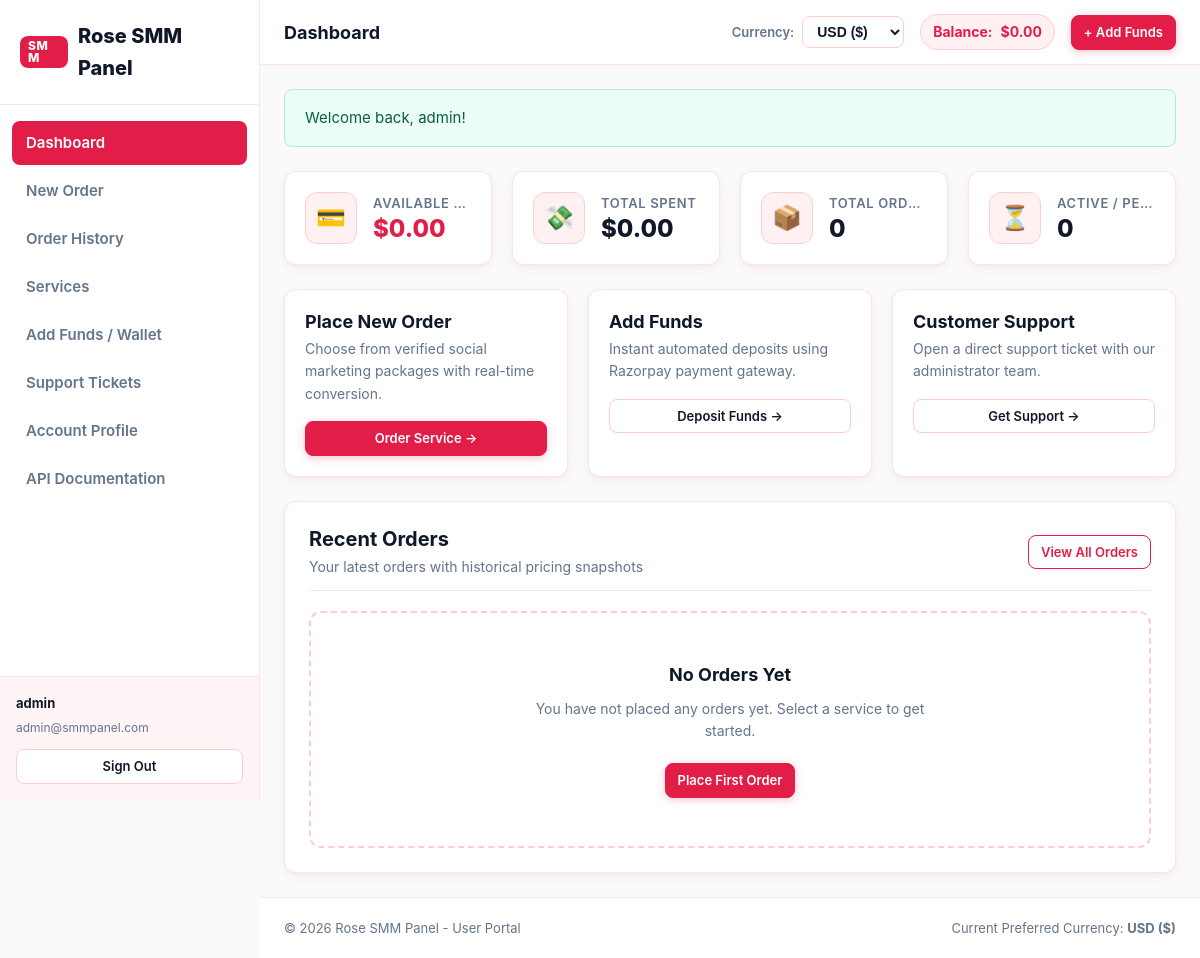
The app's page /dashboard (signed in) with its own data.
### tables this page shows
CREATE TABLE `users` (
  `id` INT AUTO_INCREMENT PRIMARY KEY,
  `username` VARCHAR(64) NOT NULL UNIQUE,
  `email` VARCHAR(191) NOT NULL UNIQUE,
  `password` VARCHAR(255) NOT NULL,
  `role` ENUM('user', 'admin') NOT NULL DEFAULT 'user',
  `balance` DECIMAL(15, 4) NOT NULL DEFAULT 0.0000,
  `currency_code` VARCHAR(10) NOT NULL DEFAULT 'USD',
  `api_key` VARCHAR(64) UNIQUE NULL,
  `status` ENUM('active', 'suspended', 'pending') NOT NULL DEFAULT 'active',
  `reset_token` VARCHAR(64) NULL,
  `reset_expires` DATETIME NULL,
  `created_at` TIMESTAMP NOT NULL DEFAULT CURRENT_TIMESTAMP,
  `updated_at` TIMESTAMP NOT NULL DEFAULT CURRENT_TIMESTAMP ON UPDATE CURRENT_TIMESTAMP,
  INDEX `idx_users_role` (`role`),
  INDEX `idx_users_status` (`status`)
);

CREATE TABLE `currencies` (
  `id` INT AUTO_INCREMENT PRIMARY KEY,
  `code` VARCHAR(10) NOT NULL UNIQUE,
  `name` VARCHAR(64) NOT NULL,
  `symbol` VARCHAR(10) NOT NULL,
  `rate` DECIMAL(15, 6) NOT NULL DEFAULT 1.000000,
  `is_default` TINYINT(1) NOT NULL DEFAULT 0,
  `status` ENUM('active', 'inactive') NOT NULL DEFAULT 'active',
  `updated_at` TIMESTAMP NOT NULL DEFAULT CURRENT_TIMESTAMP ON UPDATE CURRENT_TIMESTAMP
);

### includes/functions.php (called while the page is built, shortened)
<?php
require_once __DIR__ . '/../db.php';
function e(?string $string): string {
    return htmlspecialchars($string ?? '', ENT_QUOTES, 'UTF-8');
}
function get_setting(string $key, ?string $default = null): ?string {
    static $settingsCache = null;
    if ($settingsCache === null) {
        $rows = DB::fetchAll("SELECT setting_key, setting_value FROM settings");
        $settingsCache = [];
        foreach ($rows as $row) {
            $settingsCache[$row['setting_key']] = $row['setting_value'];
        }
    }
    return $settingsCache[$key] ?? $default;
}
function flash_get(): ?array {
    if (isset($_SESSION['flash'])) {
        $flash = $_SESSION['flash'];
        return $flash;
    }
    return null;
}

### db.php (called while the page is built, shortened)
<?php
class DB {
    private static ?PDO $instance = null;
    public static function getConnection(): PDO {
        if (self::$instance === null) {
            $dsn = sprintf(
                'mysql:host=%s;port=%s;dbname=%s;charset=utf8mb4',
                DB_HOST,
                DB_PORT,
                DB_NAME
            );
            $options = [
                PDO::ATTR_ERRMODE            => PDO::ERRMODE_EXCEPTION,
                PDO::ATTR_DEFAULT_FETCH_MODE => PDO::FETCH_ASSOC,
                PDO::ATTR_EMULATE_PREPARES   => false,
                PDO::MYSQL_ATTR_INIT_COMMAND => "SET NAMES utf8mb4 COLLATE utf8mb4_unicode_ci"
            ];
            try {
                self::$instance = new PDO($dsn, DB_USER, DB_PASS, $options);
            } catch (PDOException $e) {
                error_log("Database Connection Error: " . $e->getMessage());
                http_response_code(500);
                die("<div style='font-family:system-ui;padding:40px;max-width:500px;margin:50px auto;border-radius:12px;background:#fff;border:1px solid #fecdd3;color:#9f1239;'>
                    <h2 style='margin-top:0;'>Database Connection Required</h2>
                    <p>Unable to connect to the MySQL database. Please verify your database configuration in <code>config.php</code> or <code>.env</code>.</p>
                </div>");
            }
        }
        return self::$instance;
    }
    public static function query(string $sql, array $params = []): PDOStatement {
        $stmt = self::getConnection()->prepare($sql);
        $stmt->execute($params);
        return $stmt;
    }
    public static function fetch(string $sql, array $params = []): ?array {
        $stmt = self::query($sql, $params);
        $result = $stmt->fetch();
        return $result ?: null;
    }
    public static function fetchAll(string $sql, array $params = []): array {
        $stmt = self::query($sql, $params);
        return $stmt->fetchAll();
    }
}

### includes/auth.php (called while the page is built, shortened)
<?php
require_once __DIR__ . '/../db.php';
require_once __DIR__ . '/functions.php';
class Auth {
    private static ?array $currentUser = null;
    public static function check(): bool {
        return !empty($_SESSION['user_id']);
    }
    public static function user(): ?array {
        if (self::$currentUser === null) {
            $user = DB::fetch(
                "SELECT u.*, c.symbol as currency_symbol, c.rate as currency_rate, c.name as currency_name
                 FROM users u
                 LEFT JOIN currencies c ON u.currency_code = c.code
                 WHERE u.id = ? LIMIT 1",
                [$_SESSION['user_id']]
            );
            if ($user && $user['status'] === 'active') {
                self::$currentUser = $user;
            } else {
                self::logout();
                return null;
            }
        }
        return self::$currentUser;
    }
}

### includes/currency.php (called while the page is built, shortened)
<?php
require_once __DIR__ . '/../db.php';
class Currency {
    private static ?array $currencyCache = null;
    public static function getAllActive(): array {
        if (self::$currencyCache === null) {
            self::$currencyCache = DB::fetchAll("SELECT * FROM currencies WHERE status = 'active' ORDER BY is_default DESC, code ASC");
        }
        return self::$currencyCache;
    }
    public static function get(string $code): ?array {
        $currencies = self::getAllActive();
        foreach ($currencies as $c) {
            if ($c['code'] === $code) {
                return $c;
            }
        }
        return DB::fetch("SELECT * FROM currencies WHERE code = ? LIMIT 1", [$code]);
    }
    public static function getUserCurrency(?array $user = null): array {
        if ($user && !empty($user['currency_code'])) {
            $curr = self::get($user['currency_code']);
            if ($curr) {
                return $curr;
            }
        }
        $default = DB::fetch("SELECT * FROM currencies WHERE is_default = 1 AND status = 'active' LIMIT 1");
        return $default ?: self::getBaseCurrency();
    }
    public static function format(float $amountUsd, ?array $currency = null, int $decimals = 2): string {
        $rate = (float)($currency['rate'] ?? 1.0);
        $symbol = $currency['symbol'] ?? '$';
        $converted = round($amountUsd * $rate, 4);
        return $symbol . number_format($converted, $decimals);
    }
}

### themes/classic/views/user/dashboard.php (the view, shortened to what this page needs)
<?php
$pageTitle = 'Dashboard';
$currentPage = 'dashboard';
require __DIR__ . '/header.php';
$userId = (int)$user['id'];
$statTotal = (int)(DB::fetch("SELECT COUNT(*) as cnt FROM orders WHERE user_id = ?", [$userId])['cnt'] ?? 0);
$statPending = (int)(DB::fetch("SELECT COUNT(*) as cnt FROM orders WHERE user_id = ? AND status IN ('pending', 'processing', 'in_progress')", [$userId])['cnt'] ?? 0);
$statSpentUsd = (float)(DB::fetch("SELECT SUM(charge) as total FROM orders WHERE user_id = ? AND status != 'canceled'", [$userId])['total'] ?? 0.0);
$recentOrders = DB::fetchAll(
    "SELECT o.*, s.name as service_name
     FROM orders o
     JOIN services s ON o.service_id = s.id
     WHERE o.user_id = ?
     ORDER BY o.id DESC LIMIT 5",
    [$userId]
);
?>
<div class="grid grid-cols-4" style="margin-bottom: 1.5rem;" id="user_stats_grid">
  <div class="stat-card" id="stat_balance">
    <div class="stat-icon">&#128179;</div>
    <div class="stat-info">
      <div class="stat-label">Available Balance</div>
      <div class="stat-value" style="color: var(--primary-rose);">
        <?= Currency::format((float)$user['balance'], $userCurrency) ?>
      </div>
    </div>
  </div>
  <div class="stat-card" id="stat_spent">
    <div class="stat-icon">&#128184;</div>
    <div class="stat-info">
      <div class="stat-label">Total Spent</div>
      <div class="stat-value">
        <?= Currency::format($statSpentUsd, $userCurrency) ?>
      </div>
    </div>
  </div>
  <div class="stat-card" id="stat_orders">
    <div class="stat-icon">&#128230;</div>
    <div class="stat-info">
      <div class="stat-label">Total Orders</div>
      <div class="stat-value"><?= number_format($statTotal) ?></div>
    </div>
  </div>
  <div class="stat-card" id="stat_active">
    <div class="stat-icon">&#9203;</div>
    <div class="stat-info">
      <div class="stat-label">Active / Pending</div>
      <div class="stat-value"><?= number_format($statPending) ?></div>
    </div>
  </div>
</div>
<div class="grid grid-cols-3" style="margin-bottom: 1.5rem;" id="user_shortcuts_grid">
  <div class="card" style="padding: 1.25rem;">
    <h3 style="font-size: 1.125rem; margin-bottom: 0.25rem;">Place New Order</h3>
    <p style="font-size: 0.875rem; color: var(--text-muted); margin-bottom: 1rem;">Choose from verified social marketing packages with real-time conversion.</p>
    <a href="/new-order" class="btn btn-primary btn-sm">Order Service &rarr;</a>
  </div>
  <div class="card" style="padding: 1.25rem;">
    <h3 style="font-size: 1.125rem; margin-bottom: 0.25rem;">Add Funds</h3>
    <p style="font-size: 0.875rem; color: var(--text-muted); margin-bottom: 1rem;">Instant automated deposits using Razorpay payment gateway.</p>
    <a href="/add-funds" class="btn btn-secondary btn-sm">Deposit Funds &rarr;</a>
  </div>
  <div class="card" style="padding: 1.25rem;">
    <h3 style="font-size: 1.125rem; margin-bottom: 0.25rem;">Customer Support</h3>
    <p style="font-size: 0.875rem; color: var(--text-muted); margin-bottom: 1rem;">Open a direct support ticket with our administrator team.</p>
    <a href="/tickets" class="btn btn-secondary btn-sm">Get Support &rarr;</a>
  </div>
</div>
<div class="card" id="recent_orders_card">
  <div class="card-header">
    <div>
      <h3 class="card-title">Recent Orders</h3>
      <p class="card-subtitle">Your latest orders with historical pricing snapshots</p>
    </div>
    <a href="/orders" class="btn btn-outline-rose btn-sm" id="view_all_orders_btn">View All Orders</a>
  </div>
  <?php if (empty($recentOrders)): ?>
    <div class="empty-state" id="empty_recent_orders">
      <div class="empty-title">No Orders Yet</div>
      <p class="empty-desc">You have not placed any orders yet. Select a service to get started.</p>
      <a href="/new-order" class="btn btn-primary btn-sm">Place First Order</a>
    </div>
  <?php endif; ?>
</div>
<?php require __DIR__ . '/footer.php'; ?>

### themes/classic/views/user/header.php (shortened to what this page needs)
<?php
require_once __DIR__ . '/../../../../includes/auth.php';
require_once __DIR__ . '/../../../../includes/currency.php';
$user = Auth::user();
$userCurrency = Currency::getUserCurrency($user);
$activeCurrencies = Currency::getAllActive();
$currentPage = $currentPage ?? 'dashboard';
?>
<!DOCTYPE html>
<html lang="en">
<head>
  <link rel="stylesheet" href="/themes/classic/assets/css/style.css">
</head>
<body>
<div class="panel-wrapper">
  <?php require __DIR__ . '/sidebar.php'; ?>
  <div class="panel-main">
    <header class="panel-topbar" id="user_topbar">
      <div style="display: flex; align-items: center; gap: 0.75rem;">
        <h2 style="font-size: 1.125rem; font-weight: 700; margin: 0;"><?= e($pageTitle ?? 'Dashboard') ?></h2>
      </div>
      <div style="display: flex; align-items: center; gap: 1rem; flex-wrap: wrap;">
        <form method="POST" action="/user/currency" class="currency-selector-form" id="user_currency_form">
          <label for="user_currency_select" style="font-size: 0.8125rem; font-weight: 600; color: var(--text-muted);">Currency:</label>
          <select name="currency" id="user_currency_select" class="currency-select" onchange="this.form.submit()">
            <?php foreach ($activeCurrencies as $c): ?>
              <option value="<?= e($c['code']) ?>" <?= $user['currency_code'] === $c['code'] ? 'selected' : '' ?>>
                <?= e($c['code']) ?> (<?= e($c['symbol']) ?>)
              </option>
            <?php endforeach; ?>
          </select>
        </form>
        <div class="user-balance-pill" id="user_wallet_pill">
          <span>Balance:</span>
          <span><?= Currency::format((float)$user['balance'], $userCurrency) ?></span>
        </div>
        <a href="/add-funds" class="btn btn-primary btn-sm" id="topbar_add_funds_btn">+ Add Funds</a>
      </div>
    </header>
    <div class="panel-content">
      <?php if ($flash = flash_get()): ?>
        <div class="alert alert-<?= e($flash['type']) ?>" id="user_flash_alert">
          <span><?= e($flash['message']) ?></span>
        </div>
      <?php endif; ?>

### themes/classic/views/user/sidebar.php
<?php
$currentPage = $currentPage ?? 'dashboard';
$siteName = e(get_setting('site_name', 'Rose SMM Panel'));
?>
<aside class="panel-sidebar" id="user_sidebar">
  <div class="sidebar-header">
    <a href="/dashboard" class="brand-logo" id="user_sidebar_logo">
      <span class="brand-badge">SMM</span>
      <span><?= $siteName ?></span>
    </a>
  </div>
  <nav class="sidebar-nav" id="user_sidebar_nav">
    <a href="/dashboard" class="nav-link <?= $currentPage === 'dashboard' ? 'active' : '' ?>" id="link_dashboard">
      Dashboard
    </a>
    <a href="/new-order" class="nav-link <?= $currentPage === 'new_order' ? 'active' : '' ?>" id="link_new_order">
      New Order
    </a>
    <a href="/orders" class="nav-link <?= $currentPage === 'orders' ? 'active' : '' ?>" id="link_orders">
      Order History
    </a>
    <a href="/user/services" class="nav-link <?= $currentPage === 'services' ? 'active' : '' ?>" id="link_services">
      Services
    </a>
    <a href="/add-funds" class="nav-link <?= $currentPage === 'add_funds' ? 'active' : '' ?>" id="link_add_funds">
      Add Funds / Wallet
    </a>
    <a href="/tickets" class="nav-link <?= $currentPage === 'tickets' ? 'active' : '' ?>" id="link_tickets">
      Support Tickets
    </a>
    <a href="/profile" class="nav-link <?= $currentPage === 'profile' ? 'active' : '' ?>" id="link_profile">
      Account Profile
    </a>
    <a href="/api-docs" class="nav-link <?= $currentPage === 'api_docs' ? 'active' : '' ?>" id="link_api_docs">
      API Documentation
    </a>
  </nav>
  <div class="sidebar-footer">
    <div style="font-size: 0.8125rem; font-weight: 700; color: var(--text-main); margin-bottom: 0.25rem;">
      <?= e($user['username']) ?>
    </div>
    <div style="font-size: 0.75rem; color: var(--text-muted); margin-bottom: 0.75rem;">
      <?= e($user['email']) ?>
    </div>
    <a href="/logout" class="btn btn-secondary btn-sm btn-block" id="user_logout_btn">
      Sign Out
    </a>
  </div>
</aside>

### themes/classic/views/user/footer.php (shortened to what this page needs)
<?php
$siteName = e(get_setting('site_name', 'Rose SMM Panel'));
?>
    </div>
    <footer class="panel-footer" id="user_panel_footer">
      <span>&copy; <?= date('Y') ?> <?= $siteName ?> - User Portal</span>
      <span>Current Preferred Currency: <strong><?= e($userCurrency['code']) ?> (<?= e($userCurrency['symbol']) ?>)</strong></span>
    </footer>
  </div>
</div>
</body>
</html>

### records on screen
users: username "admin", email "admin@smmpanel.com", currency "USD ($)", balance.rate "$0.00"
currencies: code "USD", symbol "$"

### other values on screen
$siteName "Rose SMM Panel"
$pageTitle "Dashboard"
$flash['message'] "Welcome back, admin!"
Currency::format($statSpentUsd, $userCurrency) "$0.00"
$statTotal "0"
$statPending "0"
